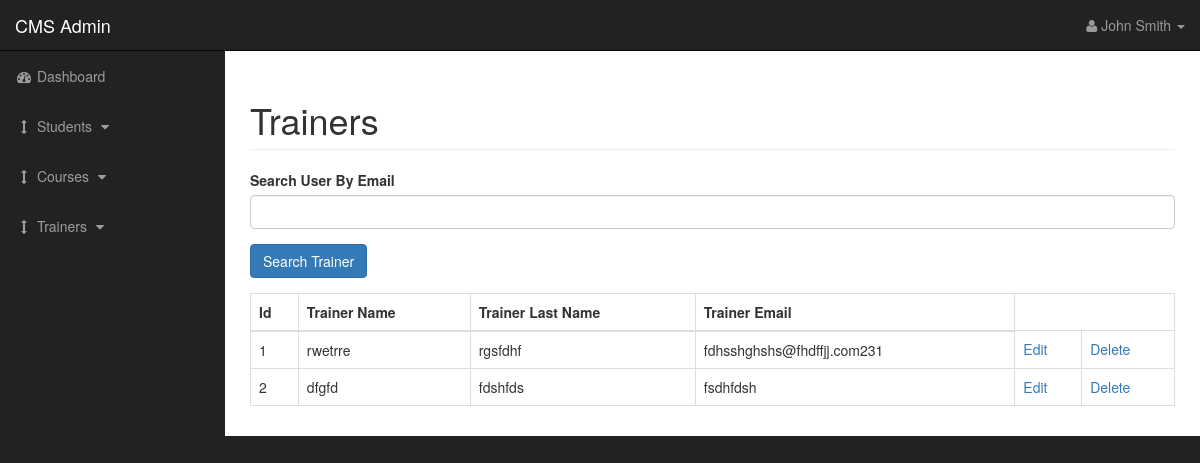
Screenshot of /trainers.php with the database file from the repository.
### tables this page shows
CREATE TABLE `trainers` (
  `id` int(11) NOT NULL,
  `trainer_name` varchar(255) NOT NULL,
  `trainer_lastname` varchar(255) NOT NULL,
  `trainer_email` varchar(255) NOT NULL
);

### includes/view_all_trainers.php (the view, shortened to what this page needs)
<form action="" method="post" enctype="multipart/form-data">
    <div class="form-group">
        <label for="search">Search User By Email</label>
        <input type="text" name="trainer_email" class="form-control" >
    </div>
    <div class="form-group">
        <input type="submit" name="search_trainer"  class="btn btn-primary" value="Search Trainer">
    </div>
</form>
<table class="table table-bordered table-hover">
    <thead>
    <tr>
        <th>Id</th>
        <th>Trainer Name</th>
        <th>Trainer Last Name</th>
        <th>Trainer Email</th>
    </tr>
    </thead>
    <tbody >
    <?php
    if(isset($_POST['search_trainer'])){
        $mail = $_POST['trainer_email'];
        $query = "SELECT * FROM trainers where trainer_email LIKE '%" .$mail. "%'  ";
    }else {
        $query = "SELECT * FROM trainers";
    }
    $select_trainers = mysqli_query($connection,$query);
    while ($row = mysqli_fetch_assoc($select_trainers) ) {
        $id = $row['id'];
        $trainer_name = $row['trainer_name'];
        $trainer_lastname = $row['trainer_lastname'];
        $trainer_email = $row['trainer_email'];
        echo "<tr>";
        echo "<td>$id</td>";
        echo "<td>$trainer_name</td>";
        echo "<td>$trainer_lastname</td>";
        echo "<td>$trainer_email</td>";
        echo "<td><a href = 'trainers.php?source=edit_trainer&t_id={$id}'>Edit</a></td>";
        echo "<td><a href = 'trainers.php?delete={$id}'>Delete</a></td>";
        echo "</tr>";
    }
    ?>
    </tbody>
</table>

### css/sb-admin.css (style rules this page uses)
body { margin-top: 100px; background-color: #222; }
@media (min-width:768px) { body { margin-top: 50px; } }

### rows the page displays
trainers: id "1", trainer_name "rwetrre", trainer_lastname "rgsfdhf", trainer_email "fdhsshghshs@fhdffjj.com231"
trainers: id "2", trainer_name "dfgfd", trainer_lastname "fdshfds", trainer_email "fsdhfdsh"
